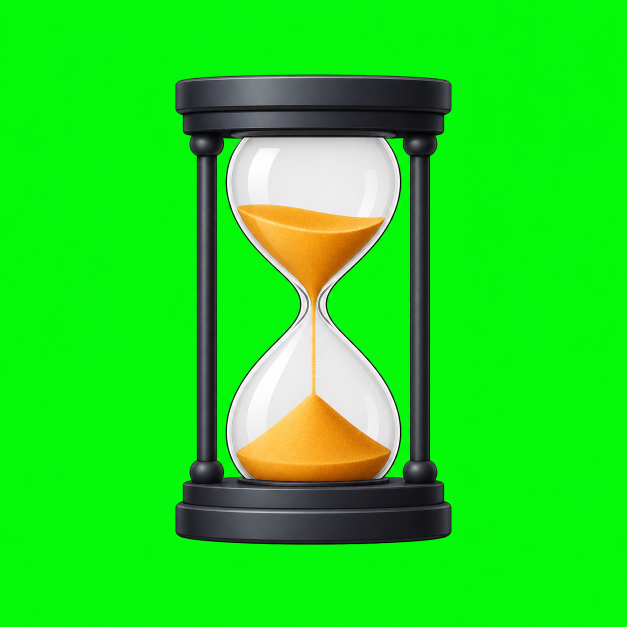
#> input picture assets/hourglass-source-chromakey.png, 1254 x 1254 px (shown at 1/2 size)
$ python generate-icon-assets.py
#> lines starting #> are read from the running program, lines starting #| are printed output that depends on the picture
#> in main, source is the input picture: PIL image 1254x1254 RGB; mean R, G, B 35, 218.9, 31.9
from __future__ import annotations

from pathlib import Path
from math import cos, pi

from PIL import Image, ImageChops, ImageEnhance, ImageFilter, ImageOps


ROOT = Path(__file__).resolve().parents[1]
ASSETS = ROOT / "assets"
SOURCE = ASSETS / "hourglass-source-chromakey.png"
PNG_OUT = ASSETS / "runner-monitor-hourglass.png"
GIF_OUT = ASSETS / "runner-monitor-hourglass-spin.gif"
ICO_OUT = ASSETS / "runner-monitor-hourglass.ico"


def remove_chroma_key(source: Image.Image) -> Image.Image:
    image = source.convert("RGBA")
    pixels = image.load()
    width, height = image.size
#> width = 1254; height = 1254
    for y in range(height):
        for x in range(width):
            r, g, b, a = pixels[x, y]
            green_delta = g - max(r, b)
            if g > 140 and green_delta > 45:
                pixels[x, y] = (r, g, b, 0)
            elif g > 110 and green_delta > 25:
                alpha = max(0, min(a, int((45 - green_delta) / 20 * 255)))
                pixels[x, y] = (r, g, b, alpha)

    alpha = image.getchannel("A")
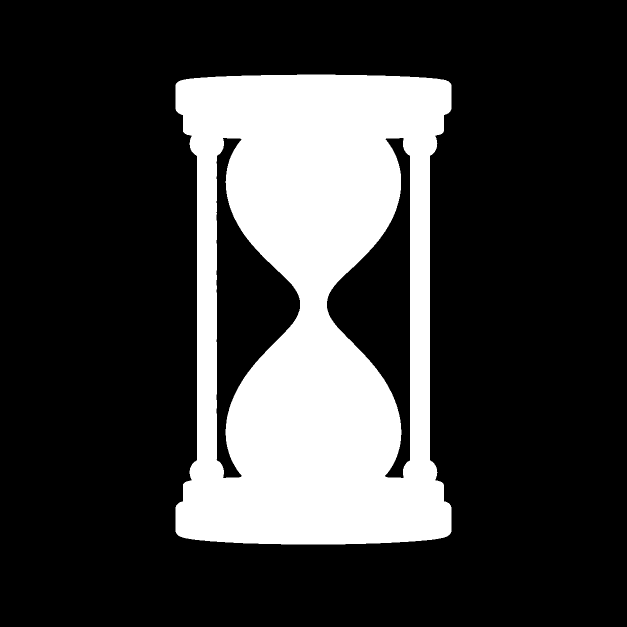
#> alpha: PIL image 1254x1254 L (shown at 1/2 size); min 0, max 255, mean 59.4
    contracted = alpha.filter(ImageFilter.MinFilter(3))
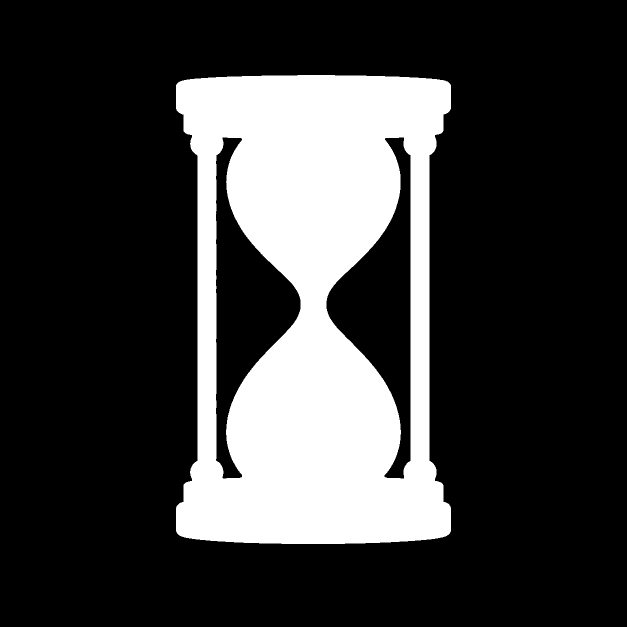
#> contracted: PIL image 1254x1254 L (shown at 1/2 size); min 0, max 255, mean 58.3
    soft = contracted.filter(ImageFilter.GaussianBlur(0.35))
    image.putalpha(soft)
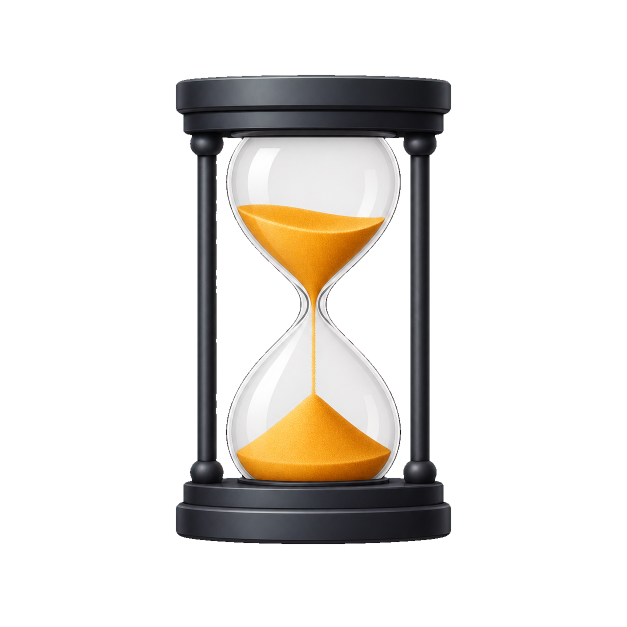
#> image: PIL image 1254x1254 RGBA (shown at 1/2 size); mean R, G, B, A 35, 218.9, 31.9, 58.3; transparent parts drawn white

    pixels = image.load()
    for y in range(height):
        for x in range(width):
            r, g, b, a = pixels[x, y]
            if a < 12:
                pixels[x, y] = (0, 0, 0, 0)
                continue
            if g > r and g > b:
                despill = int((g - max(r, b)) * 0.82)
                g = max(max(r, b), g - despill)
                pixels[x, y] = (r, g, b, a)
#> after the loop, despill = 77
    return image


def crop_and_pad(image: Image.Image, size: int = 512, padding: int = 28) -> Image.Image:
#> called with size = 512, padding = 28
    alpha = ImageChops.multiply(image.getchannel("A"), image.getchannel("A"))
    bbox = alpha.getbbox()
#> bbox = (352, 150, 902, 1088)
    if bbox is None:
        raise RuntimeError("No non-transparent subject found")

    subject = image.crop(bbox)
    subject.thumbnail((size - padding * 2, size - padding * 2), Image.Resampling.LANCZOS)
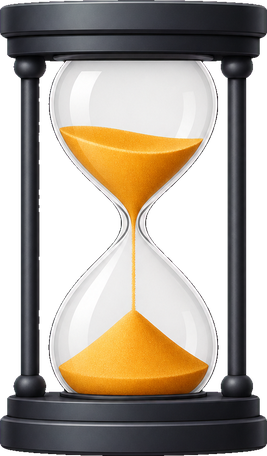
#> subject: PIL image 267x456 RGBA; mean R, G, B, A 97.3, 88, 76.3, 177.7; transparent parts drawn white
    canvas = Image.new("RGBA", (size, size), (0, 0, 0, 0))
#> canvas: PIL image 512x512 RGBA; every value is 0
    x = (size - subject.width) // 2
#> x = 122
    y = (size - subject.height) // 2
#> y = 28
    canvas.alpha_composite(subject, (x, y))
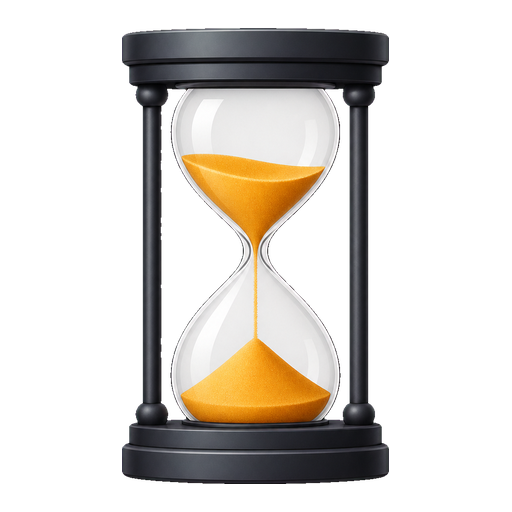
#> canvas: PIL image 512x512 RGBA; mean R, G, B, A 45.2, 40.9, 35.4, 82.5; transparent parts drawn white
    return canvas


def spin_frames(icon: Image.Image, frame_count: int = 24) -> list[Image.Image]:
#> called with frame_count = 24
    frames: list[Image.Image] = []
    for index in range(frame_count):
        angle = 2 * pi * index / frame_count
        width_scale = max(0.12, abs(cos(angle)))
        frame = icon
        if cos(angle) < 0:
            frame = ImageOps.mirror(frame)

        target_width = max(32, int(icon.width * width_scale))
        squeezed = frame.resize((target_width, icon.height), Image.Resampling.BICUBIC)

        brightness = 0.78 + 0.22 * width_scale
        squeezed = ImageEnhance.Brightness(squeezed).enhance(brightness)
        contrast = 0.92 + 0.08 * width_scale
        squeezed = ImageEnhance.Contrast(squeezed).enhance(contrast)

        canvas = Image.new("RGBA", icon.size, (0, 0, 0, 0))
        canvas.alpha_composite(squeezed, ((icon.width - target_width) // 2, 0))
        frames.append(canvas)
#> this loop made 24 passes
#> pass 3, in spin_frames, `squeezed = frame.resize((target_width, icon.height), Image.Resampling...`:
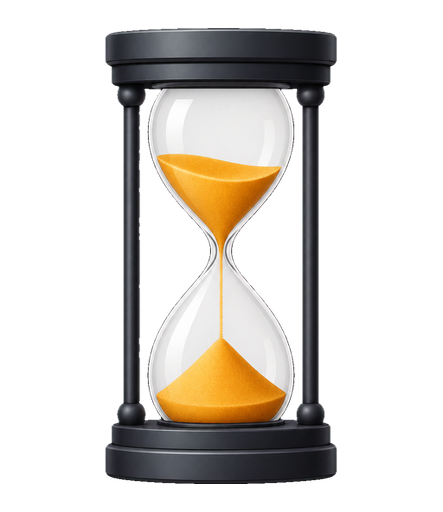
#> squeezed: PIL image 443x512 RGBA; mean R, G, B, A 45.3, 41, 35.7, 82.5; transparent parts drawn white
#> after the loop:
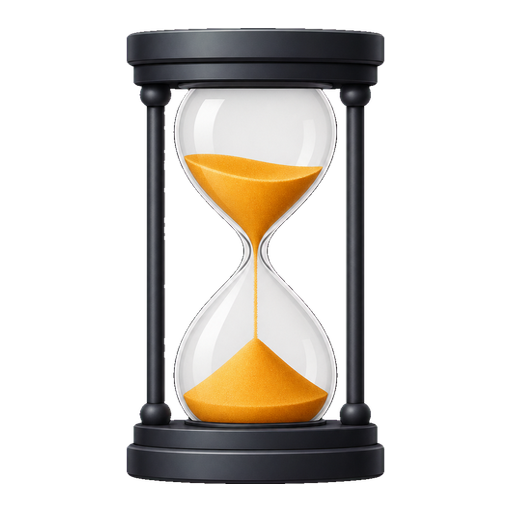
#> canvas: PIL image 512x512 RGBA; mean R, G, B, A 42.9, 38.7, 33.6, 79.6; transparent parts drawn white
#> after the loop, frames = 24 items
    return frames


def save_gif(frames: list[Image.Image]) -> None:
    frames[0].save(
        GIF_OUT,
        save_all=True,
        append_images=frames[1:],
        duration=55,
        loop=0,
        disposal=2,
        transparency=0,
    )


def save_ico(icon: Image.Image) -> None:
    sizes = [(256, 256), (128, 128), (64, 64), (48, 48), (32, 32), (16, 16)]
    icon.save(ICO_OUT, sizes=sizes)


def main() -> None:
    ASSETS.mkdir(parents=True, exist_ok=True)
    source = Image.open(SOURCE)
    transparent = crop_and_pad(remove_chroma_key(source))
    transparent.save(PNG_OUT)
    save_gif(spin_frames(transparent))
    save_ico(transparent)
    print(PNG_OUT)
    print(GIF_OUT)
    print(ICO_OUT)


if __name__ == "__main__":
    main()
